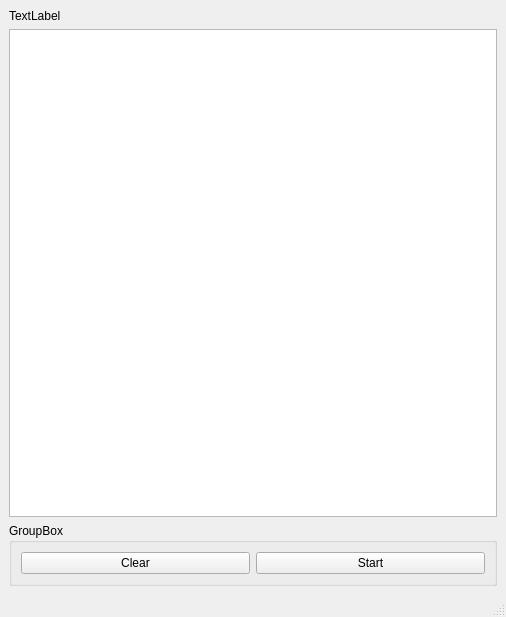
<?xml version="1.0" encoding="UTF-8"?>
<ui version="4.0">
 <class>MainWindow</class>
 <widget class="QMainWindow" name="MainWindow">
  <property name="geometry">
   <rect>
    <x>0</x>
    <y>0</y>
    <width>506</width>
    <height>617</height>
   </rect>
  </property>
  <property name="windowTitle">
   <string>MainWindow</string>
  </property>
  <widget class="QWidget" name="centralwidget">
   <layout class="QVBoxLayout" name="verticalLayout">
    <item>
     <widget class="QLabel" name="label_Time">
      <property name="text">
       <string>TextLabel</string>
      </property>
     </widget>
    </item>
    <item>
     <widget class="QTextBrowser" name="textBrowser_Lap"/>
    </item>
    <item>
     <widget class="QGroupBox" name="groupBox">
      <property name="title">
       <string>GroupBox</string>
      </property>
      <layout class="QHBoxLayout" name="horizontalLayout">
       <item>
        <widget class="QPushButton" name="pushButton_ClearLap">
         <property name="text">
          <string>Clear</string>
         </property>
        </widget>
       </item>
       <item>
        <widget class="QPushButton" name="pushButton_StartStop">
         <property name="text">
          <string>Start</string>
         </property>
        </widget>
       </item>
      </layout>
     </widget>
    </item>
   </layout>
  </widget>
  <widget class="QMenuBar" name="menubar">
   <property name="geometry">
    <rect>
     <x>0</x>
     <y>0</y>
     <width>506</width>
     <height>26</height>
    </rect>
   </property>
  </widget>
  <widget class="QStatusBar" name="statusbar"/>
 </widget>
 <resources/>
 <connections/>
</ui>
